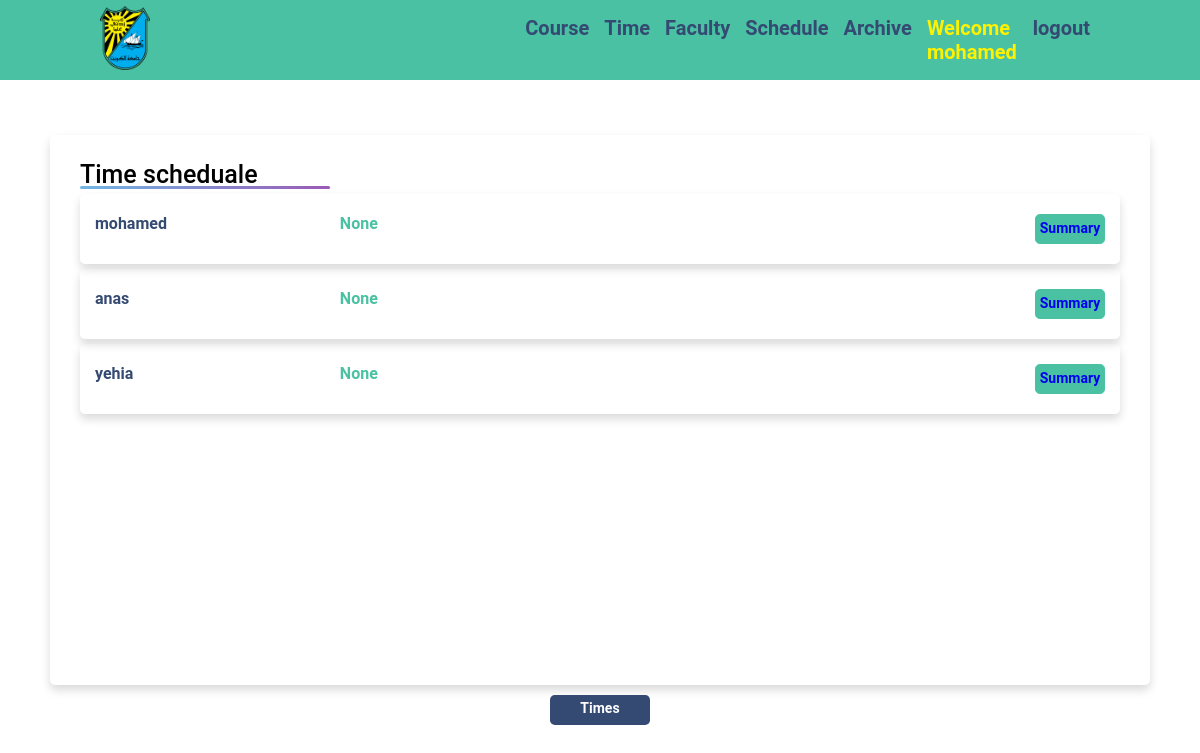
Page /time/ (signed in) on the committed database.
### base/models.py (models this page shows)
class User(AbstractUser):
    serialNumber = models.CharField(max_length=100, null=True)
    teaching = models.BooleanField(default=False, null=True)
    vip = models.BooleanField(default=False, null=True)
    report = models.CharField(max_length=10, null=True)
    REQUIRED_FIELDS = []

### base/views.py (the view)
# urls.py: path('time/', views.time_page, name='time_page'),
@login_required(login_url='login_page')
def time_page(request):
    users = User.objects.all()
    context = {'users':users}
    return render(request, 'base/time_page.html', context)

### base/templates/base/time_page.html (shortened to what this page needs)
{% extends 'core3.html' %}
{% block content %}
<div class="teacher-main_container">
    <div class = "course-container">
        <div class="title">Time scheduale</div>
        <div class = "course-content">
            {% for user in users %}
            {% if user.is_superuser != True %}
            <div class = "sdetail">
                <div class = "space-course">
                <span >{{user.username}}</span>
                <span>{{user.serialNumber}}</span>
                </div>
                <div class = "space">
                    <div class="modify-button-admin">
                        <a class = "" href = "{% url 'summary_page_for_admin' user.id %}" >Summary</a>
                    </div>
                </div>
            </div>
            {% endif %}
            {% endfor %}
        </div>
    </div>
    <div class="add-button">
            <a class = "" href = "{% url 'schedual_time_page' %}" >Times</a>
        </div>
</div>
{% endblock content %}

### templates/navebar2.html (shortened to what this page needs)
<header>
    <ul class="navbar">
      <div class = 'navbar-main'>
        <img src="\media\images\logo.png" alt="">
      </div>
      <div class="navbar-items">
        {% if request.user.is_authenticated %}
        <a class= "logout-hover" href="{% url 'course_page' %}"><li>Course</li></a>
        <a class= "logout-hover" href="{% url 'time_page' %}"><li>Time</li></a>
        <a  class= "logout-hover" href="{% url 'faculty_page_detail' %}"><li>Faculty</li></a>
        <a class= "logout-hover" href="{% url 'schedule_course_page' %}"><li>Schedule</li></a>
        <a  class= "logout-hover" href="{% url 'archive_page' %}"><li>Archive</li></a>
        <a class = "welcome-user" href=""><li>Welcome {{request.user}}</li></a>
        <a class = "logout-hover" href="{% url 'logout_page' %}"><li>logout</li></a>
        {% endif %}
      </div>
    </ul>
  </header>

### static/styles/main.css (style rules this page uses)
* { padding: 0; margin: 0; box-sizing: border-box; scroll-behavior: smooth; list-style: none; text-decoration: none; font-family: "Roboto", sans-serif; }
:root { --bg-color-1: #344a72; --bg-color-2 : #ffff; --button-color: #49c1a2; --icon--color:#fff200; }
header { background-color: var(--button-color); position: fixed; top: 0; right: 0; width: 100%; z-index: 1000; }
.navbar { display: flex; align-items: center; justify-content: space-between; padding: 10px 100px; width: 100%; height: 80px; }
.navbar-main { width: 50%; }
.navbar-main img { width: 50px; height: auto; }
.navbar-items { display: flex; gap: 15px; width: 70%; padding: 10px; float: right; justify-content: right; }
.navbar-items a { color: var(--bg-color-2); font-weight: 700; font-size: 20px; pointer-events: none; }
.navbar-items .logout-hover { pointer-events:fill; color: var(--bg-color-1); transition: 0.4s; }
.navbar-items .welcome-user { color: var(--icon--color) }
body { background-color: var(--bg-color-1); }
.teacher-main_container { position: fixed; top: 30px; width: 100vw; height: 100vh; display: flex; flex-direction: column; justify-content: center; align-items: center; background-color: var(--bg-color-2); }
.course-container { max-width: 1100px; width: 100%; height: 550px; background-color: #fff; padding: 25px 30px; border-radius: 5px; box-shadow: 0 5px 10px rgba(0,0,0,0.15); overflow:auto; scroll-behavior: smooth; }
.course-container .title { font-size: 25px; font-weight: 500; position: relative; }
.course-container .title::before { content: ""; position: absolute; left: 0; bottom: 0; height: 3px; width: 250px; border-radius: 5px; background: linear-gradient(135deg, #71b7e6, #9b59b6); }
.course-content { display: flex; flex-direction: column; margin-top: 5px; margin-bottom: 5px; gap:5px; }
.course-content .sdetail { background-color: var(--bg-re-2); padding: 20px 15px; border-radius: 5px; box-shadow: 0 5px 10px rgba(0,0,0,0.15); display: flex; flex-direction: row; justify-content: space-between; }
.course-content .sdetail span { color: black; font-weight: bolder; }
.course-content .sdetail .space { display: flex; gap: 10px; }
.teacher-main_container .add-button { display: flex; justify-content: center; margin-top: 10px; }
.teacher-main_container .add-button a { width: 100px; height: 30px; text-align: center; background-color: var(--bg-color-1); color: var(--bg-color-2); border-radius: 0.3rem; font-size: 14px; font-weight: bolder; padding-top: 5px; padding-bottom: 5px; }
.course-content .sdetail .space-course { display: flex; justify-content: space-between; width: 28%; }
.course-content .sdetail .space-course span:nth-child(1) { color: var(--bg-color-1); }
.course-content .sdetail .space-course span:nth-child(2) { color: var(--button-color); }
.course-content .sdetail .modify-button-admin { float: right; color: black; width: 70px; height: 30px; text-align: center; border: 1px solid var(--button-color); background-color: var(--button-color); border-radius: 0.3rem; font-size: 14px; font-weight: bolder; padding-top: 5px; padding-bottom: 5px; }

### rows in the picture
User: user "mohamed", username "mohamed", serialNumber "None"
User: username "anas", serialNumber "None"
User: username "yehia", serialNumber "None"
